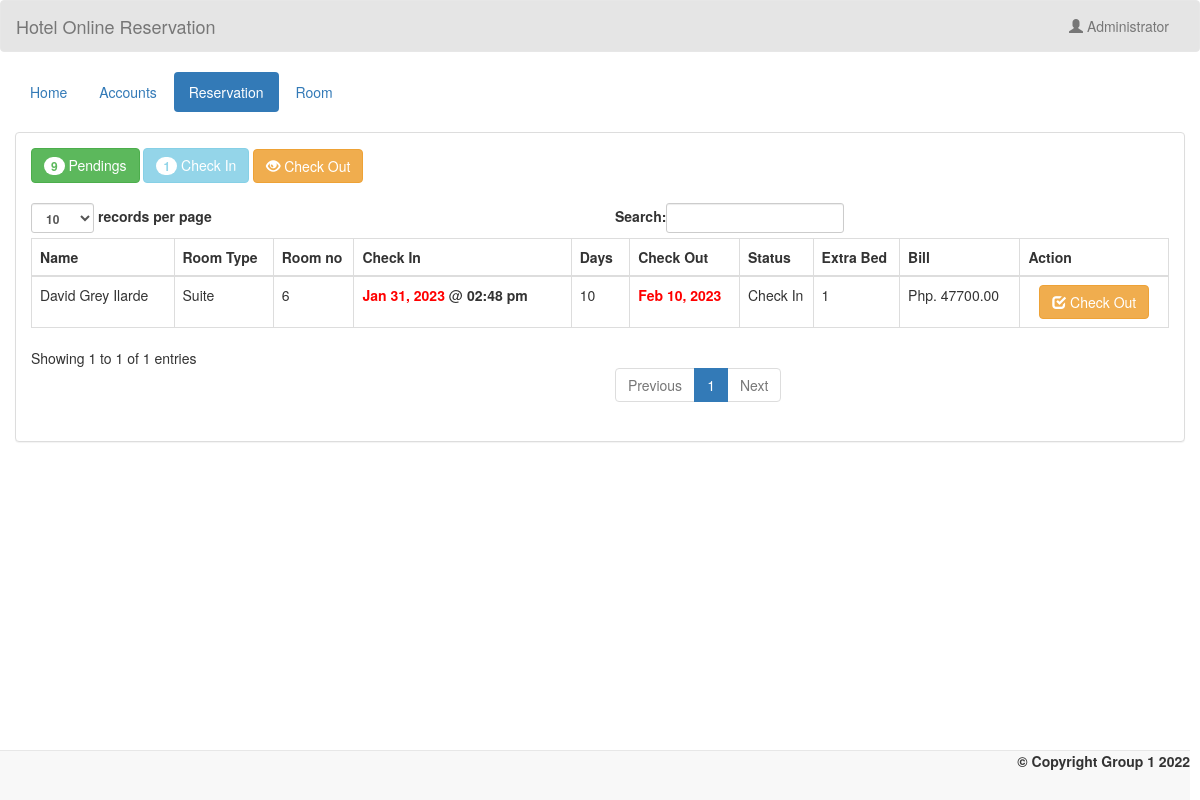
The page /admin/checkin.php (signed in) on the database its author committed.
### tables this page shows
CREATE TABLE `transaction` (
  `transaction_id` int(11) NOT NULL,
  `guest_id` int(11) NOT NULL,
  `room_id` int(11) NOT NULL,
  `room_no` int(5) NOT NULL,
  `extra_bed` int(11) NOT NULL,
  `status` varchar(20) NOT NULL,
  `days` int(2) NOT NULL,
  `checkin` date NOT NULL,
  `checkin_time` time NOT NULL,
  `checkout` date NOT NULL,
  `checkout_time` time NOT NULL,
  `bill` varchar(10) NOT NULL
);

CREATE TABLE `guest` (
  `guest_id` int(11) NOT NULL,
  `firstname` varchar(50) NOT NULL,
  `middlename` varchar(30) NOT NULL,
  `lastname` varchar(40) NOT NULL,
  `address` varchar(50) NOT NULL,
  `contactno` varchar(13) NOT NULL
);

CREATE TABLE `room` (
  `room_id` int(11) NOT NULL,
  `room_type` varchar(50) NOT NULL,
  `price` varchar(11) NOT NULL,
  `photo` varchar(100) NOT NULL,
  `description` longtext NOT NULL
);

### admin/name.php (called while the page is built)
<?php
	require 'connect.php';
	$query = $conn->query("SELECT * FROM `admin` WHERE `admin_id` = '$_SESSION[admin_id]'") or die(mysqli_error());
	$fetch = $query->fetch_array();
	$name = $fetch['name'];
?>

### admin/checkin.php (the view, shortened to what this page needs)
<!DOCTYPE html>
<?php
	require 'name.php';
?>
<html lang = "eng">
	<head>
		<link rel = "stylesheet" type = "text/css" href = "../css/bootstrap.css " />
		<link rel = "stylesheet" type = "text/css" href = "../css/style.css" />
	</head>
<body>
	<nav style = "background-color:rgba(0, 0, 0, 0.1);" class = "navbar navbar-default">
		<div  class = "container-fluid">
			<div class = "navbar-header">
				<a class = "navbar-brand" >Hotel Online Reservation</a>
			</div>
			<ul class = "nav navbar-nav pull-right ">
				<li class = "dropdown">
					<a class="dropdown-toggle" data-toggle="dropdown" role="button" aria-haspopup="true" aria-expanded="false"><i class = "glyphicon glyphicon-user"></i> <?php echo $name;?></a>
				</li>
			</ul>
		</div>
	</nav>
	<div class = "container-fluid">
		<ul class = "nav nav-pills">
			<li><a href = "home.php">Home</a></li>
			<li><a href = "account.php">Accounts</a></li>
			<li class = "active"><a href = "reserve.php">Reservation</a></li>
			<li><a href = "room.php">Room</a></li>
		</ul>
	</div>
	<br />
	<div class = "container-fluid">
		<div class = "panel panel-default">
			<?php
				$q_p = $conn->query("SELECT COUNT(*) as total FROM `transaction` WHERE `status` = 'Pending'") or die(mysqli_error());
				$f_p = $q_p->fetch_array();
				$q_ci = $conn->query("SELECT COUNT(*) as total FROM `transaction` WHERE `status` = 'Check In'") or die(mysqli_error());
				$f_ci = $q_ci->fetch_array();
			?>
			<div class = "panel-body">
				<a class = "btn btn-success" href = "reserve.php"><span class = "badge"><?php echo $f_p['total']?></span> Pendings</a>
				<a class = "btn btn-info disabled"><span class = "badge"><?php echo $f_ci['total']?></span> Check In</a>
				<a class = "btn btn-warning" href = "checkout.php"><i class = "glyphicon glyphicon-eye-open"></i> Check Out</a>
				<br />
				<br />
				<table id = "table" class = "table table-bordered">
					<thead>
						<tr>
							<th>Name</th>
							<th>Room Type</th>
							<th>Room no</th>
							<th>Check In</th>
							<th>Days</th>
							<th>Check Out</th>
							<th>Status</th>
							<th>Extra Bed</th>
							<th>Bill</th>
							<th>Action</th>
						</tr>
					</thead>
					<tbody>
						<?php
							$query = $conn->query("SELECT * FROM `transaction` NATURAL JOIN `guest` NATURAL JOIN `room` WHERE `status` = 'Check In'") or die(mysqli_query());
							while($fetch = $query->fetch_array()){
						?>
						<tr>
							<td><?php echo $fetch['firstname']." ".$fetch['lastname']?></td>
							<td><?php echo $fetch['room_type']?></td>
							<td><?php echo $fetch['room_no']?></td>
							<td><?php echo "<label style = 'color:red;'>".date("M d, Y", strtotime($fetch['checkin']))."</label>"." @ "."<label>".date("h:i a", strtotime($fetch['checkin_time']))."</label>"?></td>
							<td><?php echo $fetch['days']?></td>
							<td><?php echo "<label style = 'color:#ff0000;'>".date("M d, Y", strtotime($fetch['checkin']."+".$fetch['days']."DAYS"))."</label>"?></td>
							<td><?php echo $fetch['status']?></td>
							<td><?php if($fetch['extra_bed'] == "0"){ echo "None";}else{echo $fetch['extra_bed'];}?></td>
							<td><?php echo "Php. ".$fetch['bill'].".00"?></td>
							<td><center><a class = "btn btn-warning" href = "checkout_query.php?transaction_id=<?php echo $fetch['transaction_id']?>" onclick = "confirmationCheckin(); return false;"><i class = "glyphicon glyphicon-check"></i> Check Out</a></center></td>
						</tr>
						<?php
							}
						?>
					</tbody>
				</table>
			</div>
		</div>
	</div>
	<br />
	<br />
	<div style = "text-align:right; margin-right:10px;" class = "navbar navbar-default navbar-fixed-bottom">
		<label>&copy; Copyright Group 1 2022 </label>
	</div>
</body>
</html>

### rows shown on the page
transaction: guest.firstname "David Grey", guest.lastname "Ilarde", room.room_type "Suite", room_no "6", checkin "Jan 31, 2023", checkin_time "02:48 pm", days "10", checkin+days "Feb 10, 2023", status "Check In", extra_bed "1", bill "47700"

### other values the page prints
$name "Administrator"
$f_p['total'] "9"
$f_ci['total'] "1"
